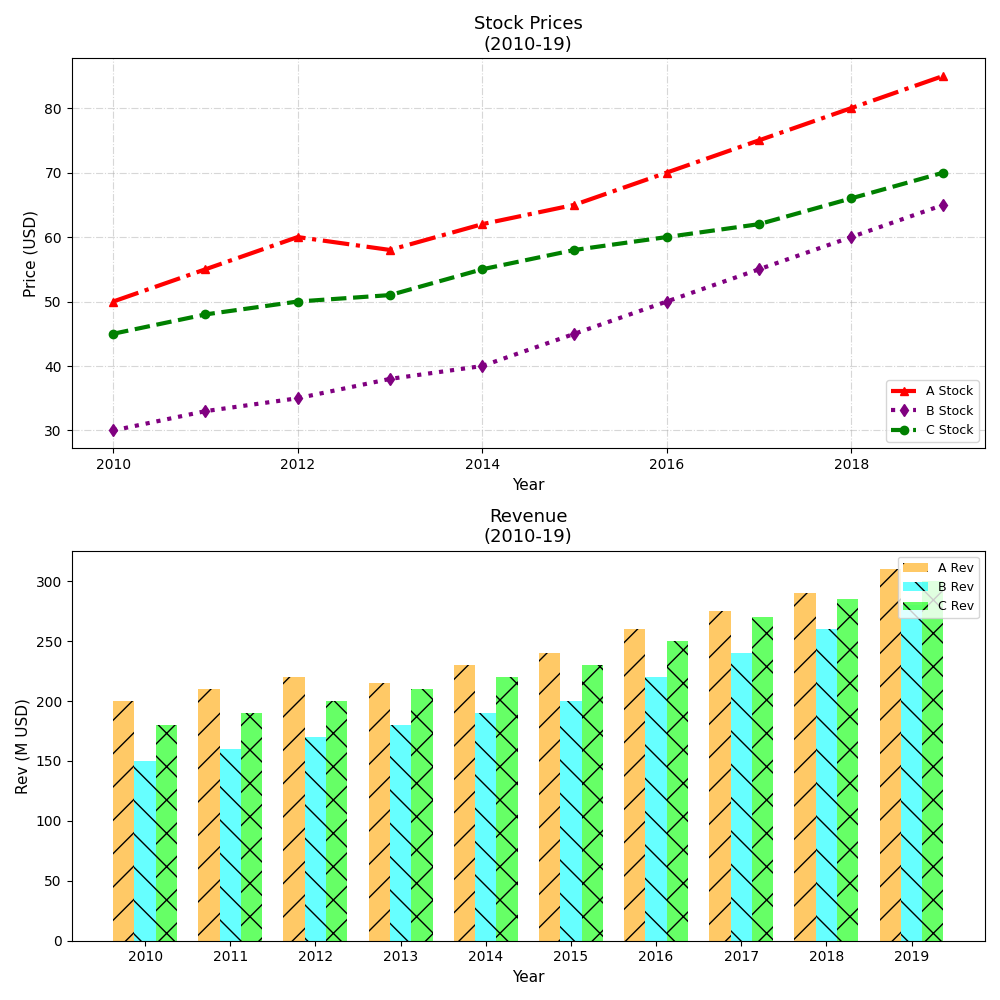

Recreate this plot in Python.
import matplotlib.pyplot as plt
import numpy as np

years = np.arange(2010, 2020)

company_a_stock = [50, 55, 60, 58, 62, 65, 70, 75, 80, 85]
company_b_stock = [30, 33, 35, 38, 40, 45, 50, 55, 60, 65]
company_c_stock = [45, 48, 50, 51, 55, 58, 60, 62, 66, 70]

company_a_revenue = [200, 210, 220, 215, 230, 240, 260, 275, 290, 310]
company_b_revenue = [150, 160, 170, 180, 190, 200, 220, 240, 260, 280]
company_c_revenue = [180, 190, 200, 210, 220, 230, 250, 270, 285, 300]

fig, (ax1, ax2) = plt.subplots(2, 1, figsize=(10, 10))

ax1.plot(years, company_a_stock, label='A Stock', color='red', marker='^', linestyle='-.', linewidth=3)
ax1.plot(years, company_b_stock, label='B Stock', color='purple', marker='d', linestyle=':', linewidth=3)
ax1.plot(years, company_c_stock, label='C Stock', color='green', marker='o', linestyle='--', linewidth=3)

ax1.set_title('Stock Prices\n(2010-19)', fontsize=13)
ax1.set_xlabel('Year', fontsize=11)
ax1.set_ylabel('Price (USD)', fontsize=11)
ax1.legend(loc='lower right', fontsize=9)
ax1.grid(True, linestyle='-.', alpha=0.5)

bar_width = 0.25
bar_positions1 = np.arange(len(company_a_revenue))
bar_positions2 = bar_positions1 + bar_width
bar_positions3 = bar_positions2 + bar_width

ax2.bar(bar_positions1, company_a_revenue, width=bar_width, color='orange', alpha=0.6, hatch='/', label='A Rev')
ax2.bar(bar_positions2, company_b_revenue, width=bar_width, color='cyan', alpha=0.6, hatch='\\', label='B Rev')
ax2.bar(bar_positions3, company_c_revenue, width=bar_width, color='lime', alpha=0.6, hatch='x', label='C Rev')

ax2.set_title('Revenue\n(2010-19)', fontsize=13)
ax2.set_xlabel('Year', fontsize=11)
ax2.set_ylabel('Rev (M USD)', fontsize=11)
ax2.set_xticks(bar_positions1 + bar_width)
ax2.set_xticklabels(years)
ax2.legend(loc='upper right', fontsize=9)
ax2.grid(False)

plt.tight_layout()
plt.show()
